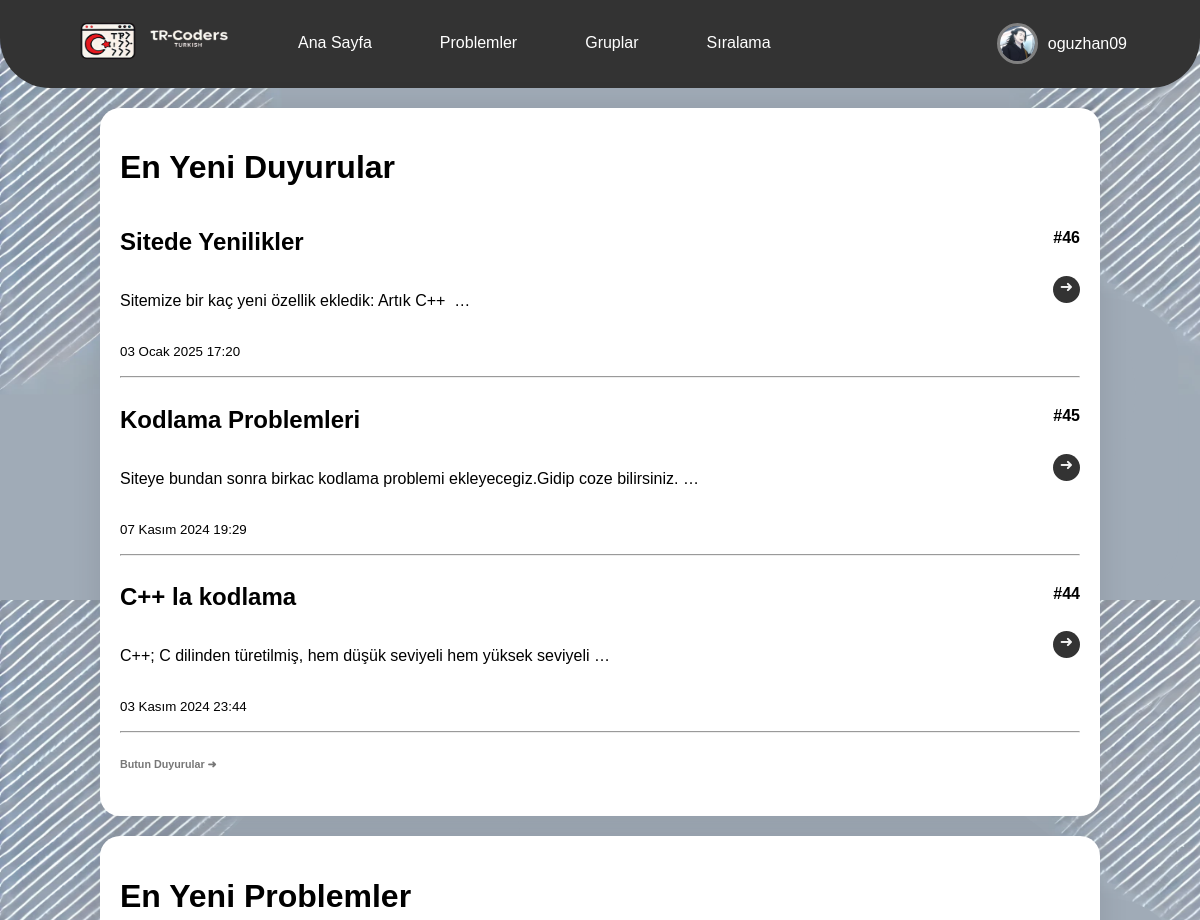
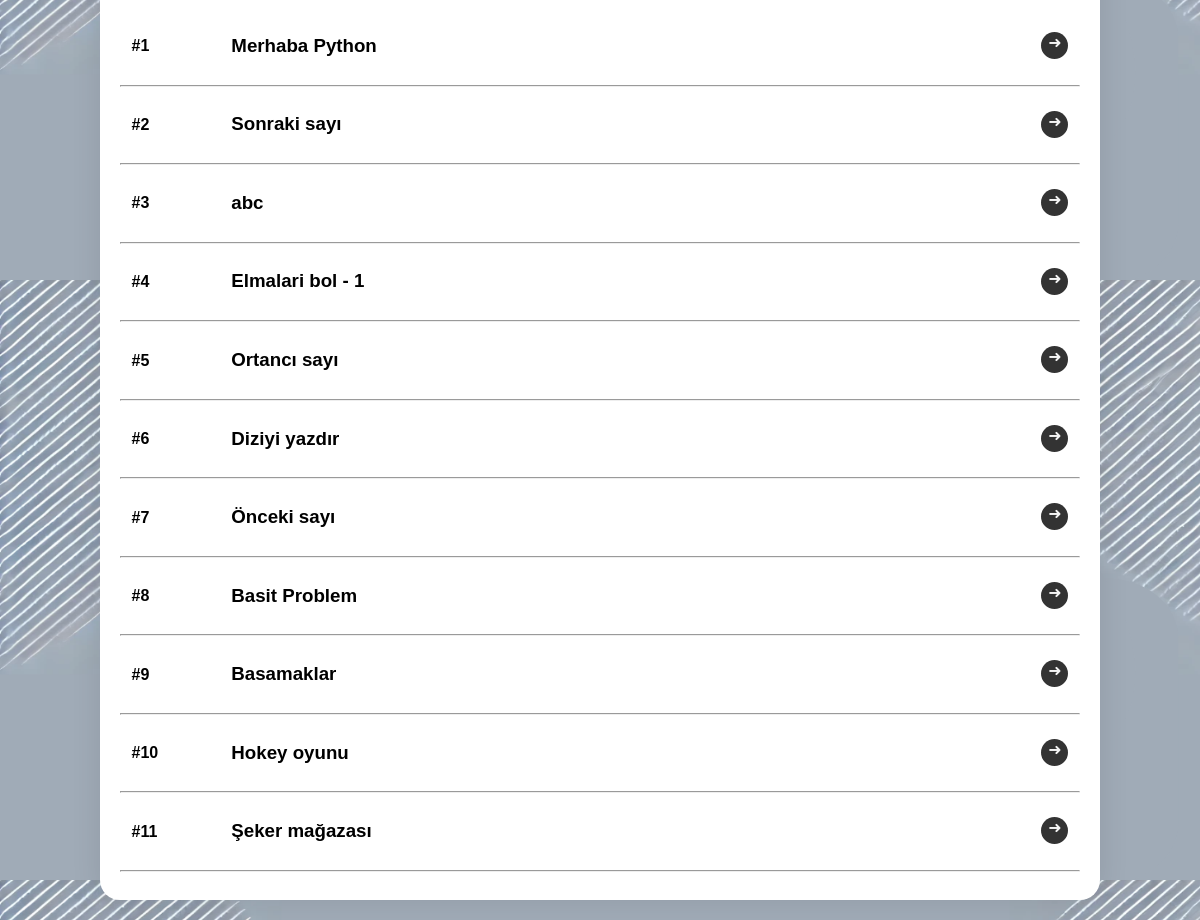
Page /posts/posts (signed in) on the committed database (2 pictures, top to bottom).
### users/models.py (models this page shows, shortened)
class UserProfile(models.Model):
    TAG_CHOICES = [
        ('newbie', 'Newbie'),
        ('skilled', 'Skilled'),
        ('admin', 'Admin'),
        ('professional', 'Professional'),
    ]
    user=models.ForeignKey(User,on_delete=models.CASCADE,related_name="profiles")
    profile_photo=models.ImageField(upload_to=user_directory_path,default='default/default_pfp.jpg')
    tag = models.CharField(max_length=20, choices=TAG_CHOICES, default='newbie')
    first_join_date=models.DateTimeField(auto_now=True)
    solved_problem_count = models.PositiveIntegerField(default=0)
    class Meta:
        verbose_name_plural="Kullanici bilgileri"

### TRCodersTrying/models.py (models this page shows, shortened)
class Post(models.Model):
    title=models.CharField(max_length=120,blank=False,verbose_name="Baslik")
    icerik=RichTextField()
    draft=models.BooleanField(default=False,verbose_name="Taslak olussunmu?")
    image=models.ImageField(upload_to='images/',blank=True, null=True,verbose_name="Fotgraf ekle")
    user = models.ForeignKey(User, on_delete=models.CASCADE)
    created_date=models.DateTimeField(auto_now_add=True) #Ilk duzeldilende
    updated_date=models.DateTimeField(auto_now=True) #Sonra dan edit edilende
    class Meta :
        verbose_name="Gonderilerim"
        verbose_name_plural="Gonderilerim"
        ordering=["id"]

### problems/models.py (models this page shows, shortened)
class Problem(models.Model):
    choices=[
        ('-','Belirlenmemis'),
        ('kolay','Kolay'),
        ('orta','Orta'),
        ('zor','Zor'),
    ]
    title=models.CharField(max_length=60)
    title_en=models.CharField(max_length=60,help_text="Title in Engish",blank=True)
    title_az=models.CharField(max_length=60,help_text="Azerbaycan dilinde basliq",blank=True)
    statement=RichTextField(max_length=1000)
    statement_en = RichTextField(max_length=1000, help_text="Statement in English",blank=True)
    statement_az = RichTextField(max_length=1000, help_text="Statement in Azerbaijani",blank=True)
    difficulty=models.CharField(max_length=20,choices=choices,default='-')

### TRCodersTrying/views.py (the view)
# urls.py: path('posts',list_post,name="post_lister"),
def list_post(request):
    posts=Post.objects.all()
    problems=Problem.objects.all()
    if request.user.is_authenticated:
        user=UserProfile.objects.filter(user__username=request.user.username)
        return render(request,'posts/Trying_Main.html',context={'post_list':(posts[::-1])[0:3],'profile':user[0],'problems':problems})
    else:
        return render(request,'posts/Trying_Main.html',context={'post_list':(posts[::-1])[0:3],'problems':problems})

### templates/posts/Trying_Main.html (shortened to what this page needs)
<!DOCTYPE html>
<html lang="tr">
{% load static %}
<link href="{% static 'css/posts.css' %}" rel="stylesheet">
<head>
    <ul class="navbar">
        <li style="float:left" class="li1"><a href="{% url 'index:index' %}" ><img src="{% static 'img/Logo2.png' %}" width="200" height="60"></a></li>
        <li class="li2"><a href="{% url 'postlar:post_lister' %}" style="padding: 16px 16px">Ana Sayfa</a></li>
        <li class="li3"><a href="{% url 'problems:all_problems' %}" style="padding: 16px 16px">Problemler</a></li>
        <li class="li4" style="float: right;">
            {% if user.is_authenticated %}
              <div style="display: flex;justify-content: space-between;padding: 5px;align-items: center;gap: 10px;">
                <img src="{{ profile.profile_photo.url }}" style="border-radius: 50%;width: 35px;height: 35px;object-fit: cover;border:3px solid grey ;">
                <span><a href="{% url 'users:profile_viewer' user.username %}">{{ user.username }}</a></span>
              </div>
            {% else %}
               <a href="{% url 'users:signup' %}" style="padding: 16px 16px;">Kayıt ol</a>
            {% endif %}
        <li class="li5"><a href="{% url 'groups:all_groups' %}" style="padding: 16px 16px">Gruplar</a></li>
        <li class="li6"><a href="{% url 'rankings:ranking' %}" style="padding: 16px 16px">Sıralama</a></li>
    </ul>
</head>
<body>
    <div class="container">
        <h1>En Yeni Duyurular</h1>
        {% for post in post_list %}
          <div style="display: flex;justify-content: space-between;">
           <h2>{{post.title}}</h2>
           <h4>#{{post.id}}</h4>
          </div>
          <div style="display: flex;justify-content: space-between;">
          <p>{{post.icerik|safe|truncatewords_html:10|striptags}}</p>
          <a href="{% url 'postlar:post_detail' post.pk %}" class="detail_linki">&#10140;</a>
          </div>
          <p><small>{{post.created_date}}</small></p>
          <hr>
        {% endfor %}
        <h6 ><a class="bp" href="{% url 'postlar:all_posts' %}">Butun Duyurular &#10140;</a></h6>
    </div>
    <div class="container2">
        <h1>En Yeni Problemler</h1>
        {% for problem in problems %}
           <div style="display: flex;justify-content: space-around;">
            <div style="width: 8%">
             <h4>#{{problem.id}}</h4>
            </div>
           <div style="width: 82%;">
             {% if problem.title %}
              <h3>{{problem.title}}</h3>
             {% elif problem.title_az %}
              <h3>{{problem.title_az}}</h3>
             {% elif problem.title_en %}
              <h3>{{problem.title_en}}</h3>
             {% endif %}
           </div>
            <a href="{% url 'problems:problem_detail' problem.pk %}" class="detail_linki" style="float: right;font-weight: normal;margin-top: 16px;">&#10140;</a>
           </div>
           <hr>
        {% endfor %}
    </div>
</body>
</html>

### static/css/posts.css (style rules this page uses)
.navbar { margin: 0; overflow: hidden; background-color: #333; list-style-type: none; align-items: center; border-bottom-left-radius: 50px; border-bottom-right-radius: 50px; }
.navbar li { float: left; }
.navbar a { display: block; color: white; text-align: center; font-size: 16px; text-decoration: none; }
.li1 { padding: 12px 12px; }
.li2 { padding: 18px 18px; }
.li3 { padding: 18px 18px; }
.li4 { padding: 18px 18px; float: right; margin-right: 50px; }
.li5 { padding: 18px 18px; }
.li6 { padding: 18px 18px; }
.container { margin: 20px; margin-left: 100px; margin-right: 100px; padding: 20px; background-color: white; border-radius: 20px; box-shadow: 0px 0px 30px rgba(0, 0, 0, 0.1); }
.container2 { margin: 20px; margin-left: 100px; margin-right: 100px; padding: 20px; background-color: white; border-radius: 20px; box-shadow: 0px 0px 30px rgba(0, 0, 0, 0.1); }
.detail_linki { width: 25px; height: 25px; border-radius: 50%; background-color: #333; border: 1px solid transparent; text-decoration: none; color: #f4f4f4; text-align: center; transition: all .55s ease; }

### rows in the picture
UserProfile: profile_photo (picture)
Post: title "Sitede Yenilikler", id "46", icerik "Sitemize bir kaç yeni özellik ekledik: Artık C++ …", created_date "03 Ocak 2025 17:20"
Post: title "Kodlama Problemleri", id "45", icerik "Siteye bundan sonra birkac kodlama problemi ekleyecegiz.Gidip coze bilirsiniz. …", created_date "07 Kasım 2024 19:29"
Post: title "C++ la kodlama", id "44", icerik "C++; C dilinden türetilmiş, hem düşük seviyeli hem yüksek seviyeli …", created_date "03 Kasım 2024 23:44"
Problem: id "1", title "Merhaba Python"
Problem: id "2", title "Sonraki sayı"
Problem: id "3", title "abc"
Problem: id "4", title "Elmalari bol - 1"
Problem: id "5", title "Ortancı sayı"
Problem: id "6", title "Diziyi yazdır"
Problem: id "7", title "Önceki sayı"
Problem: id "8", title "Basit Problem"
Problem: id "9", title "Basamaklar"
Problem: id "10", title "Hokey oyunu"
Problem: id "11", title "Şeker mağazası"

### other values in the picture
{{ user.username }} "oguzhan09"
